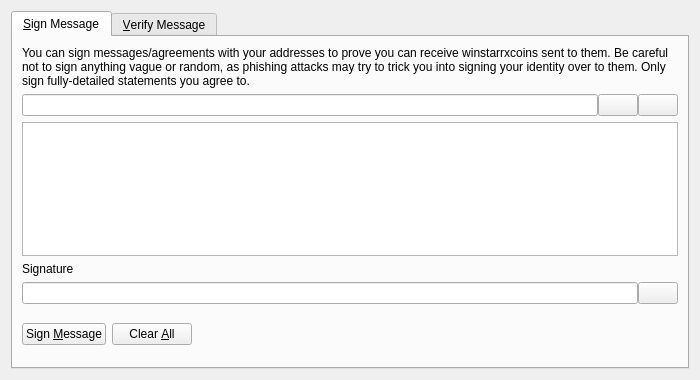
<?xml version="1.0" encoding="UTF-8"?>
<ui version="4.0">
 <class>SignVerifyMessageDialog</class>
 <widget class="QDialog" name="SignVerifyMessageDialog">
  <property name="geometry">
   <rect>
    <x>0</x>
    <y>0</y>
    <width>700</width>
    <height>380</height>
   </rect>
  </property>
  <property name="windowTitle">
   <string>Signatures - Sign / Verify a Message</string>
  </property>
  <property name="modal">
   <bool>true</bool>
  </property>
  <layout class="QVBoxLayout" name="verticalLayout">
   <item>
    <widget class="QTabWidget" name="tabWidget">
     <property name="currentIndex">
      <number>0</number>
     </property>
     <widget class="QWidget" name="tabSignMessage">
      <attribute name="title">
       <string>&amp;Sign Message</string>
      </attribute>
      <layout class="QVBoxLayout" name="verticalLayout_SM">
       <item>
        <widget class="QLabel" name="infoLabel_SM">
         <property name="text">
          <string>You can sign messages/agreements with your addresses to prove you can receive winstarrxcoins sent to them. Be careful not to sign anything vague or random, as phishing attacks may try to trick you into signing your identity over to them. Only sign fully-detailed statements you agree to.</string>
         </property>
         <property name="textFormat">
          <enum>Qt::PlainText</enum>
         </property>
         <property name="wordWrap">
          <bool>true</bool>
         </property>
        </widget>
       </item>
       <item>
        <layout class="QHBoxLayout" name="horizontalLayout_1_SM">
         <property name="spacing">
          <number>0</number>
         </property>
         <item>
          <widget class="QValidatedLineEdit" name="addressIn_SM">
           <property name="toolTip">
            <string>The Winstarrxcoin address to sign the message with</string>
           </property>
          </widget>
         </item>
         <item>
          <widget class="QPushButton" name="addressBookButton_SM">
           <property name="toolTip">
            <string>Choose previously used address</string>
           </property>
           <property name="text">
            <string/>
           </property>
           <property name="icon">
            <iconset resource="../bitcoin.qrc">
             <normaloff>:/icons/address-book</normaloff>:/icons/address-book</iconset>
           </property>
           <property name="shortcut">
            <string>Alt+A</string>
           </property>
           <property name="autoDefault">
            <bool>false</bool>
           </property>
          </widget>
         </item>
         <item>
          <widget class="QPushButton" name="pasteButton_SM">
           <property name="toolTip">
            <string>Paste address from clipboard</string>
           </property>
           <property name="text">
            <string/>
           </property>
           <property name="icon">
            <iconset resource="../bitcoin.qrc">
             <normaloff>:/icons/editpaste</normaloff>:/icons/editpaste</iconset>
           </property>
           <property name="shortcut">
            <string>Alt+P</string>
           </property>
           <property name="autoDefault">
            <bool>false</bool>
           </property>
          </widget>
         </item>
        </layout>
       </item>
       <item>
        <widget class="QPlainTextEdit" name="messageIn_SM">
         <property name="toolTip">
          <string>Enter the message you want to sign here</string>
         </property>
        </widget>
       </item>
       <item>
        <widget class="QLabel" name="signatureLabel_SM">
         <property name="text">
          <string>Signature</string>
         </property>
         <property name="textFormat">
          <enum>Qt::PlainText</enum>
         </property>
        </widget>
       </item>
       <item>
        <layout class="QHBoxLayout" name="horizontalLayout_2_SM">
         <property name="spacing">
          <number>0</number>
         </property>
         <item>
          <widget class="QLineEdit" name="signatureOut_SM">
           <property name="font">
            <font>
             <italic>true</italic>
            </font>
           </property>
           <property name="readOnly">
            <bool>true</bool>
           </property>
          </widget>
         </item>
         <item>
          <widget class="QPushButton" name="copySignatureButton_SM">
           <property name="toolTip">
            <string>Copy the current signature to the system clipboard</string>
           </property>
           <property name="text">
            <string/>
           </property>
           <property name="icon">
            <iconset resource="../bitcoin.qrc">
             <normaloff>:/icons/editcopy</normaloff>:/icons/editcopy</iconset>
           </property>
           <property name="autoDefault">
            <bool>false</bool>
           </property>
          </widget>
         </item>
        </layout>
       </item>
       <item>
        <layout class="QHBoxLayout" name="horizontalLayout_3_SM">
         <item>
          <widget class="QPushButton" name="signMessageButton_SM">
           <property name="toolTip">
            <string>Sign the message to prove you own this Winstarrxcoin address</string>
           </property>
           <property name="text">
            <string>Sign &amp;Message</string>
           </property>
           <property name="icon">
            <iconset resource="../bitcoin.qrc">
             <normaloff>:/icons/edit</normaloff>:/icons/edit</iconset>
           </property>
           <property name="autoDefault">
            <bool>false</bool>
           </property>
          </widget>
         </item>
         <item>
          <widget class="QPushButton" name="clearButton_SM">
           <property name="toolTip">
            <string>Reset all sign message fields</string>
           </property>
           <property name="text">
            <string>Clear &amp;All</string>
           </property>
           <property name="icon">
            <iconset resource="../bitcoin.qrc">
             <normaloff>:/icons/remove</normaloff>:/icons/remove</iconset>
           </property>
           <property name="autoDefault">
            <bool>false</bool>
           </property>
          </widget>
         </item>
         <item>
          <spacer name="horizontalSpacer_1_SM">
           <property name="orientation">
            <enum>Qt::Horizontal</enum>
           </property>
           <property name="sizeHint" stdset="0">
            <size>
             <width>40</width>
             <height>48</height>
            </size>
           </property>
          </spacer>
         </item>
         <item>
          <widget class="QLabel" name="statusLabel_SM">
           <property name="font">
            <font>
             <weight>75</weight>
             <bold>true</bold>
            </font>
           </property>
           <property name="text">
            <string/>
           </property>
           <property name="wordWrap">
            <bool>true</bool>
           </property>
          </widget>
         </item>
         <item>
          <spacer name="horizontalSpacer_2_SM">
           <property name="orientation">
            <enum>Qt::Horizontal</enum>
           </property>
           <property name="sizeHint" stdset="0">
            <size>
             <width>40</width>
             <height>48</height>
            </size>
           </property>
          </spacer>
         </item>
        </layout>
       </item>
      </layout>
     </widget>
     <widget class="QWidget" name="tabVerifyMessage">
      <attribute name="title">
       <string>&amp;Verify Message</string>
      </attribute>
      <layout class="QVBoxLayout" name="verticalLayout_VM">
       <item>
        <widget class="QLabel" name="infoLabel_VM">
         <property name="text">
          <string>Enter the receiver's address, message (ensure you copy line breaks, spaces, tabs, etc. exactly) and signature below to verify the message. Be careful not to read more into the signature than what is in the signed message itself, to avoid being tricked by a man-in-the-middle attack. Note that this only proves the signing party receives with the address, it cannot prove sendership of any transaction!</string>
         </property>
         <property name="textFormat">
          <enum>Qt::PlainText</enum>
         </property>
         <property name="alignment">
          <set>Qt::AlignLeading|Qt::AlignLeft|Qt::AlignTop</set>
         </property>
         <property name="wordWrap">
          <bool>true</bool>
         </property>
        </widget>
       </item>
       <item>
        <layout class="QHBoxLayout" name="horizontalLayout_1_VM">
         <property name="spacing">
          <number>0</number>
         </property>
         <item>
          <widget class="QValidatedLineEdit" name="addressIn_VM">
           <property name="toolTip">
            <string>The Winstarrxcoin address the message was signed with</string>
           </property>
          </widget>
         </item>
         <item>
          <widget class="QPushButton" name="addressBookButton_VM">
           <property name="toolTip">
            <string>Choose previously used address</string>
           </property>
           <property name="text">
            <string/>
           </property>
           <property name="icon">
            <iconset resource="../bitcoin.qrc">
             <normaloff>:/icons/address-book</normaloff>:/icons/address-book</iconset>
           </property>
           <property name="shortcut">
            <string>Alt+A</string>
           </property>
           <property name="autoDefault">
            <bool>false</bool>
           </property>
          </widget>
         </item>
        </layout>
       </item>
       <item>
        <widget class="QPlainTextEdit" name="messageIn_VM"/>
       </item>
       <item>
        <widget class="QValidatedLineEdit" name="signatureIn_VM"/>
       </item>
       <item>
        <layout class="QHBoxLayout" name="horizontalLayout_2_VM">
         <item>
          <widget class="QPushButton" name="verifyMessageButton_VM">
           <property name="toolTip">
            <string>Verify the message to ensure it was signed with the specified Winstarrxcoin address</string>
           </property>
           <property name="text">
            <string>Verify &amp;Message</string>
           </property>
           <property name="icon">
            <iconset resource="../bitcoin.qrc">
             <normaloff>:/icons/transaction_0</normaloff>:/icons/transaction_0</iconset>
           </property>
           <property name="autoDefault">
            <bool>false</bool>
           </property>
          </widget>
         </item>
         <item>
          <widget class="QPushButton" name="clearButton_VM">
           <property name="toolTip">
            <string>Reset all verify message fields</string>
           </property>
           <property name="text">
            <string>Clear &amp;All</string>
           </property>
           <property name="icon">
            <iconset resource="../bitcoin.qrc">
             <normaloff>:/icons/remove</normaloff>:/icons/remove</iconset>
           </property>
           <property name="autoDefault">
            <bool>false</bool>
           </property>
          </widget>
         </item>
         <item>
          <spacer name="horizontalSpacer_1_VM">
           <property name="orientation">
            <enum>Qt::Horizontal</enum>
           </property>
           <property name="sizeHint" stdset="0">
            <size>
             <width>40</width>
             <height>48</height>
            </size>
           </property>
          </spacer>
         </item>
         <item>
          <widget class="QLabel" name="statusLabel_VM">
           <property name="font">
            <font>
             <weight>75</weight>
             <bold>true</bold>
            </font>
           </property>
           <property name="text">
            <string/>
           </property>
           <property name="wordWrap">
            <bool>true</bool>
           </property>
          </widget>
         </item>
         <item>
          <spacer name="horizontalSpacer_2_VM">
           <property name="orientation">
            <enum>Qt::Horizontal</enum>
           </property>
           <property name="sizeHint" stdset="0">
            <size>
             <width>40</width>
             <height>48</height>
            </size>
           </property>
          </spacer>
         </item>
        </layout>
       </item>
      </layout>
     </widget>
    </widget>
   </item>
  </layout>
 </widget>
 <customwidgets>
  <customwidget>
   <class>QValidatedLineEdit</class>
   <extends>QLineEdit</extends>
   <header>qt/qvalidatedlineedit.h</header>
  </customwidget>
 </customwidgets>
 <resources>
  <include location="../bitcoin.qrc"/>
 </resources>
 <connections/>
</ui>
